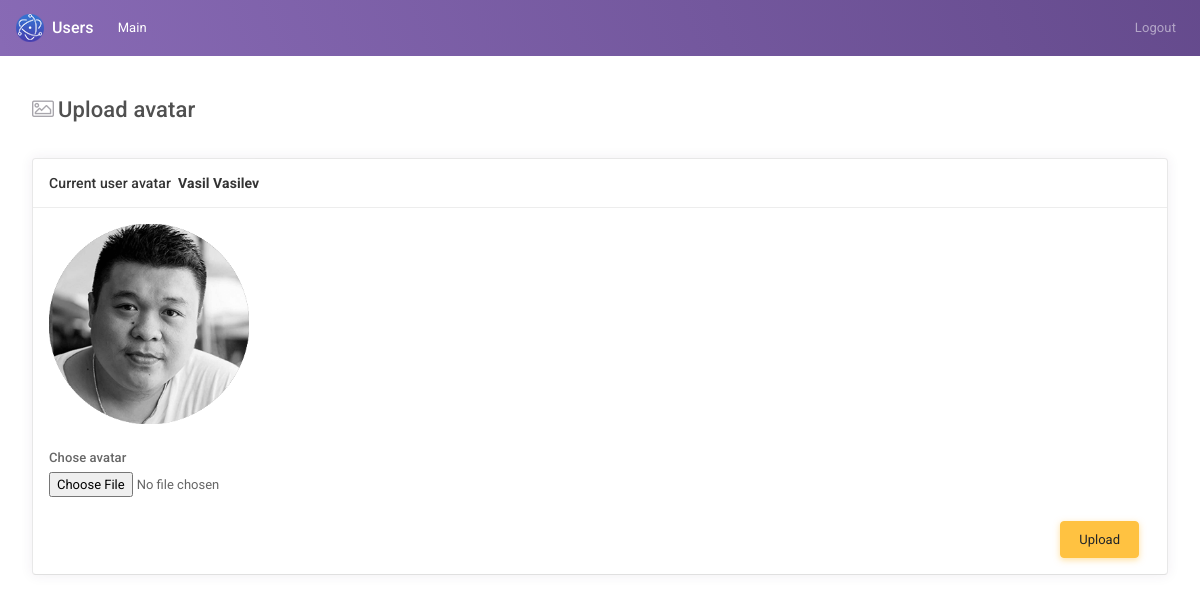
/media_form.php?id=2 (signed in), run on the app's committed database.
### tables this page shows
CREATE TABLE `users` (
  `id` int NOT NULL AUTO_INCREMENT,
  `email` varchar(255) NOT NULL,
  `password` varchar(255) NOT NULL,
  `name` varchar(255) DEFAULT NULL,
  `image` varchar(255) DEFAULT NULL,
  `company` varchar(255) DEFAULT NULL,
  `telephone` varchar(255) DEFAULT NULL,
  `address` varchar(255) DEFAULT NULL,
  `vk` varchar(255) DEFAULT NULL,
  `telegram` varchar(255) DEFAULT NULL,
  `instagram` varchar(255) DEFAULT NULL,
  `is_admin` int DEFAULT '0',
  `status` int DEFAULT '0',
  PRIMARY KEY (`id`)
);

### functions.php (called while the page is built, shortened)
<?php
require_once 'config.php';
function getUserById($id) {
    global $pdo;
    $sql = 'SELECT * FROM users WHERE id=:id';
    $stm = $pdo->prepare($sql);
    $stm->execute([
        'id' => $id
    ]);
    $user = $stm->fetch(PDO::FETCH_ASSOC);
    return $user;
}
function getUserImage($image) {
    global $imgDir;
    return $imgDir . $image;
}

### config.php (called while the page is built, shortened)
<?php
$imgDir = 'img/demo/avatars/';

### media_form.php (the view, shortened to what this page needs)
<?php
require_once 'functions.php';
if($_SESSION['authUser']['is_admin'] || $_GET['id'] == $_SESSION['authUser']['id']) {
    $user = getUserById($_GET['id']);
}
else {
    setFlashMessage('danger', 'You can edit only your own profile !');
    redirectTo('users.php');
}
?>
<!DOCTYPE html>
<html lang="en">
<?php require_once 'head.php'?>
<body>
    <?php require_once 'nav.php'?>
    <main id="js-page-content" role="main" class="page-content mt-3">
        <div class="subheader">
            <h1 class="subheader-title">
                <i class='subheader-icon fal fa-image'></i>Upload avatar
            </h1>
        </div>
        <form action="media.php" method="post" enctype="multipart/form-data">
            <div class="row">
                <div class="col-xl-6">
                    <div id="panel-1" class="panel">
                        <div class="panel-container">
                            <div class="panel-hdr">
                                <h2>Current user avatar &nbsp;
                                    <b><?= $user['name'] ?></b>
                                </h2>
                            </div>
                            <div class="panel-content">
                                <div class="form-group">
                                    <img src="<?= getUserImage($user['image']) ?>" alt="" class="img-responsive" width="200">
                                </div>
                                <div class="form-group">
                                    <label class="form-label" for="image">Chose avatar</label>
                                    <input type="file" id="image" name="image" class="form-control-file">
                                </div>
                                <div class="col-md-12 mt-3 d-flex flex-row-reverse">
                                    <button class="btn btn-warning">Upload</button>
                                </div>
                            </div>
                        </div>
                    </div>
                </div>
            </div>
        </form>
    </main>
</body>
</html>

### data on the page
users: name "Vasil Vasilev", image (picture)
